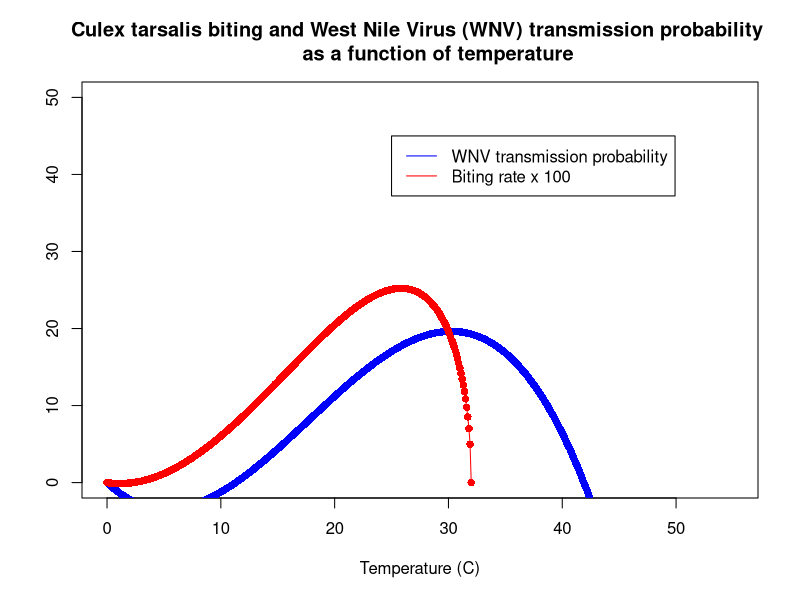

This figure's R source:
## ---- chunk 1
knitr::opts_chunk$set(echo = TRUE)
library(ggplot2)
## ---- chunk 2
T = c(seq(0,100,by=0.1))

tx_tars = - (2.94*10^-3) * T * (T - 11.3) * (T - 41.9)
bx_tars = (1.67*10^-4) * T * (T- 2.3) * (32.0 - T)^(1/2)


plot(0,col="white",xlim=c(0,55),ylim=c(0,50),
     xlab="Temperature (C)", ylab = "")
points(T,tx_tars,pch=16,col="blue")
points(T,bx_tars*100,pch=16,col="red")
lines(T,bx_tars*100,pch=16,col="red")
legend(25, 45, legend=c("WNV transmission probability", "Biting rate x 100"),
       col=c("blue", "red"), lty = 1)
title("Culex tarsalis biting and West Nile Virus (WNV) transmission probability 
      as a function of temperature")
## ---- chunk 3

## ---- chunk 4

## ---- chunk 5

## ---- chunk 6

